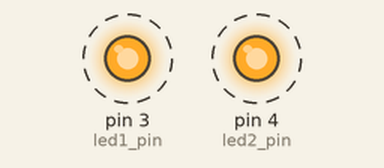
This sketch was run on a simulated Arduino Uno, built with avr-gcc and run on an emulated ATmega328P. Shown: output pins drawn as LEDs (lit = HIGH). Dashed ring = blinking.

Above: at 0.2 s.
Timing chart, 0 to 4.6 s (numbered marks = the images above):
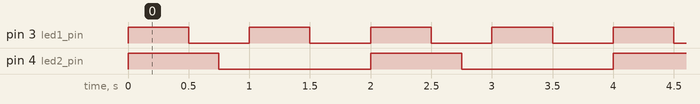

The sketch:

Flash_Two_LEDs.ino
```cpp
/* led 1 on pin 3 timing: .5s on and .5s off
 * led 2 on pin 4 timing: .75s on and 1.25s off
 */
int led1_pin = 3, led2_pin = 4;
void setup()
{
  pinMode(led1_pin, OUTPUT);
  pinMode(led2_pin, OUTPUT);
}

void loop()
{
  digitalWrite(led1_pin, HIGH);
  digitalWrite(led2_pin, HIGH);
  delay(500);                   //time .5s
  digitalWrite(led1_pin, LOW);  //off led 1 after .5s
  delay(250);                   //led 1 time off .25s, time .75s
  digitalWrite(led2_pin, LOW);  //off led 2 after .75s
  delay(250);                   //led 1 time .5s, led 2 time .25s
  digitalWrite(led1_pin, HIGH); //on led 1 after .5s
  delay(500);                   //led 2 time .75s
  digitalWrite(led1_pin, LOW);  //off led 1 after .5s, total time .75s
  delay(500);                   //led 2 time 1.25s
  /*led 1 on after .5s, led 2 on after 1.25s*/
}
```

Measured:
- by itself, pin 3 (led1_pin): alternates HIGH for 0.50 s and LOW for 0.50 s
- by itself, pin 4 (led2_pin): alternates HIGH for 0.75 s and LOW for 1.3 s
- by itself, everything shown: repeats every 2.0 s, in 5 steps
